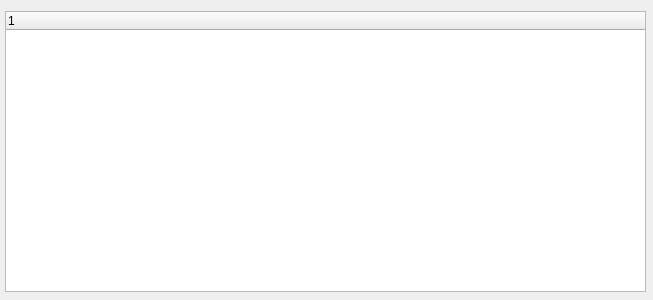
<?xml version="1.0" encoding="UTF-8"?>
<ui version="4.0">
 <class>LogviewDialog</class>
 <widget class="QDialog" name="LogviewDialog">
  <property name="geometry">
   <rect>
    <x>0</x>
    <y>0</y>
    <width>653</width>
    <height>300</height>
   </rect>
  </property>
  <property name="windowTitle">
   <string>Log File</string>
  </property>
  <widget class="QTreeWidget" name="treeWidget">
   <property name="geometry">
    <rect>
     <x>5</x>
     <y>11</y>
     <width>641</width>
     <height>281</height>
    </rect>
   </property>
   <property name="columnCount">
    <number>1</number>
   </property>
   <column>
    <property name="text">
     <string notr="true">1</string>
    </property>
   </column>
  </widget>
 </widget>
 <resources/>
 <connections/>
</ui>
